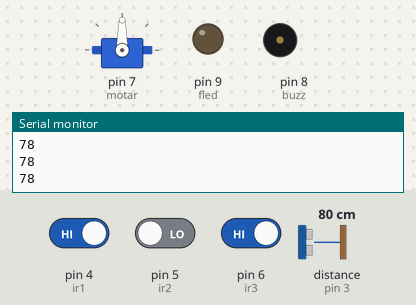
A sketch run on a simulated Arduino Uno, built with avr-gcc and run on an emulated ATmega328P. On the bench: servo, output pins drawn as LEDs (lit = HIGH), buzzer (waves = sounding, pin HIGH), the last lines printed to the serial monitor. Wiring (inferred from the names in the program): ultrasonic range finder: trigger pin 2; echo pin 3. Inputs (shaded band) come from the test bench; at power-on: distance to the obstacle (sensor on pin 3) 80 cm, pin 4 (ir1) HIGH, pin 5 (ir2) LOW, pin 6 (ir3) HIGH. The echo pulse lasts 58.3 µs per cm; pins used as bus, display or sensor lines are not drawn.

Above: at 1.2 s.
1.3 s: distance to the obstacle (sensor on pin 3) set to 18 cm
2.8 s: distance to the obstacle (sensor on pin 3) set to 14 cm
At 3.9 s:
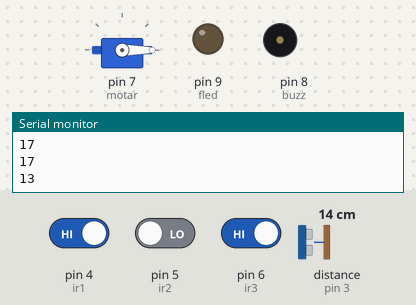
5.8 s: pin 4 (ir1) driven LOW
At 8.0 s:
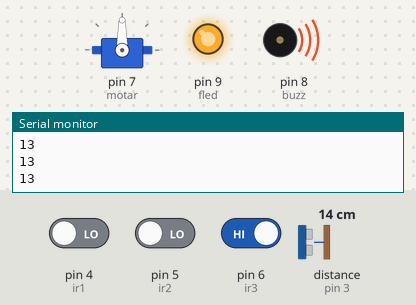
8.3 s: pin 5 (ir2) driven HIGH
At 9.3 s:
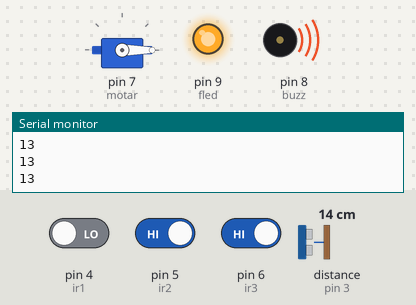
11.3 s: pin 5 (ir2) driven LOW
At 13.5 s:
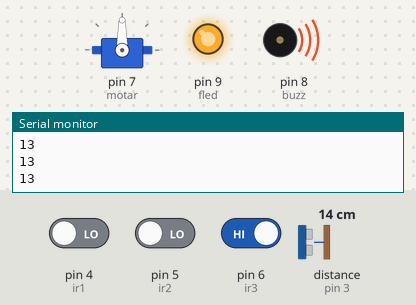
13.8 s: distance to the obstacle (sensor on pin 3) set to 35 cm
At 14.6 s:
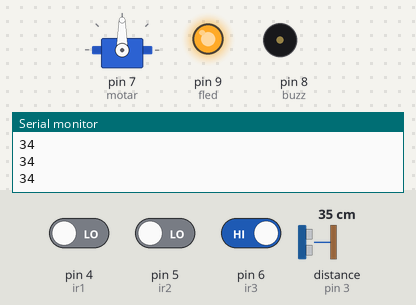
Timing chart, 0 to 16.3 s (numbered marks = the images above; inputs shaded):
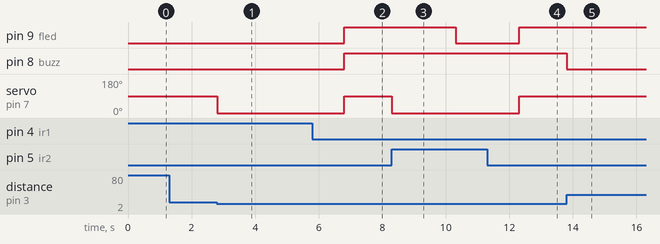

Measured:
- the behaviour switches between 16 and 15 cm on distance to the obstacle (sensor on pin 3) (found by bisection; images 0 and 1)
- after the input at 2.8 s, servo on pin 7 (motar): 90° → 0° at once
- after the input at 5.8 s, pin 9 (fled), pin 8 (buzz): LOW → HIGH after 1.0 s; servo on pin 7 (motar): 0° → 90° after 1.0 s
- after the input at 8.3 s, pin 9 (fled): HIGH → LOW after 2.0 s; servo on pin 7 (motar): 90° → 0° at once
- after the input at 11.3 s, pin 9 (fled): LOW → HIGH after 1.0 s; servo on pin 7 (motar): 0° → 90° after 1.0 s
- after the input at 13.8 s, pin 8 (buzz): HIGH → LOW at once

The sketch:

smartprakingsystem.ino
```cpp
 #include <Servo.h>


long duration;
int distance;
const int trig=2;
const int echo=3;
const int ir1=4;
const int ir2=5;
const int ir3=6;
const int buzz=8;
const int fled=9;

Servo motar;

void setup(){
  motar.attach(7); //attaching servo

  pinMode(trig,OUTPUT);
  pinMode(echo,INPUT);
  pinMode(ir1,INPUT);
   pinMode(ir2,INPUT);
    pinMode(ir3,INPUT);
     pinMode(buzz,OUTPUT);
     pinMode(fled,OUTPUT);

motar.write(90);
Serial.begin(9600);

}

void loop(){

  int car1yn=digitalRead(ir1);
  int car2yn=digitalRead(ir2);
  int car3yn=digitalRead(ir3);


digitalWrite(trig,LOW);
delayMicroseconds(2);


digitalWrite(trig,HIGH);
delayMicroseconds(8);


digitalWrite(trig,LOW);


duration=pulseIn(echo,HIGH);

distance=(duration*0.034)/2;
Serial.println(distance);


if(distance<15 && (car1yn==1 || car2yn==1)){
  motar.write(0);
  delay(2000);


}

else{
  motar.write(90);

  if(distance<15 && car1yn==0 && car2yn==0){

    digitalWrite(buzz,HIGH);
  }
  else{

   digitalWrite(buzz,LOW);}

}


if(car3yn==0){
   motar.write(0);
  delay(2000);

}

else{
  motar.write(90);
}


if(car1yn==0 && car2yn==0){
  digitalWrite(fled,HIGH);
}
else{
   digitalWrite(fled,LOW);
}


}
```
